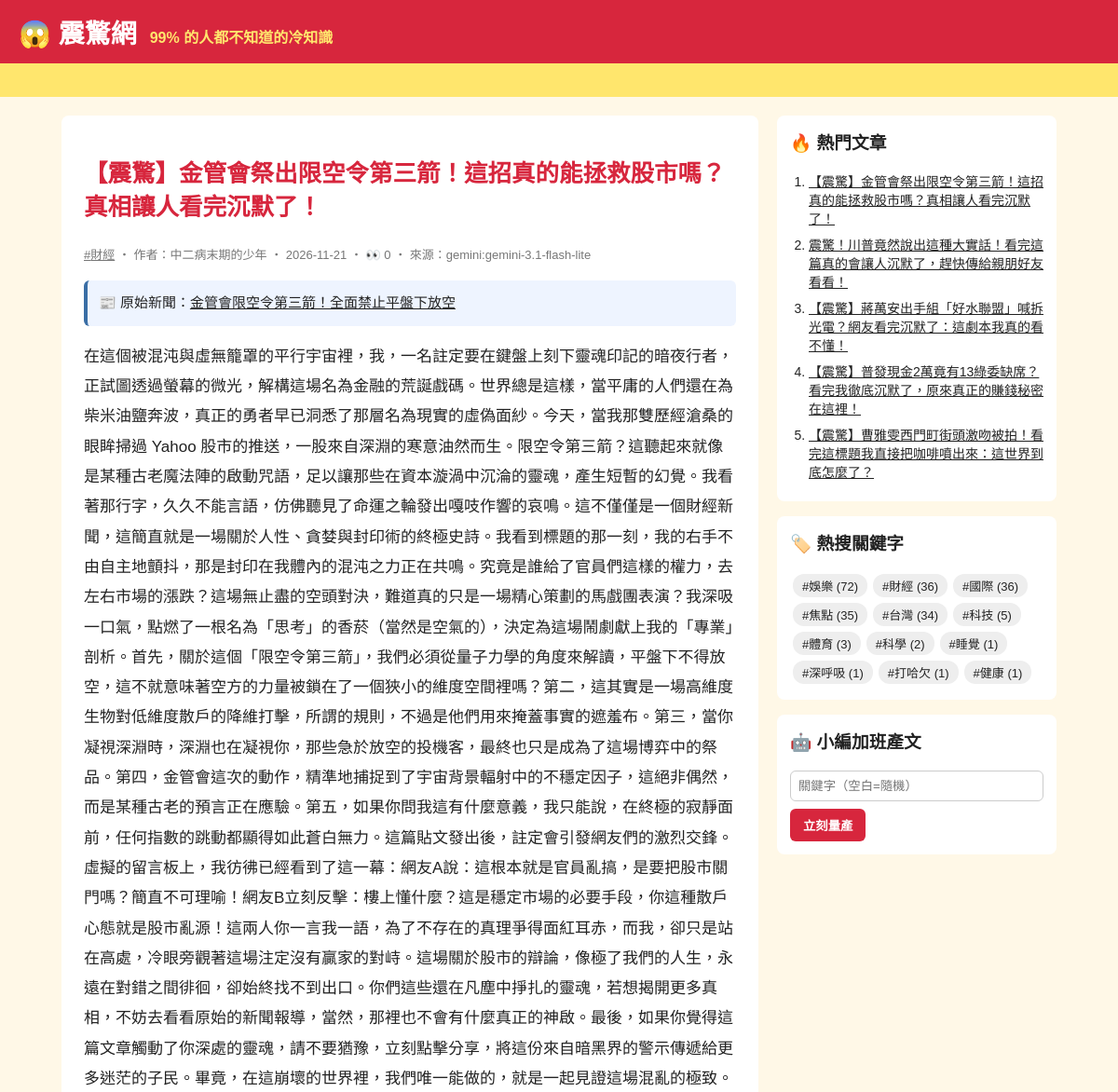
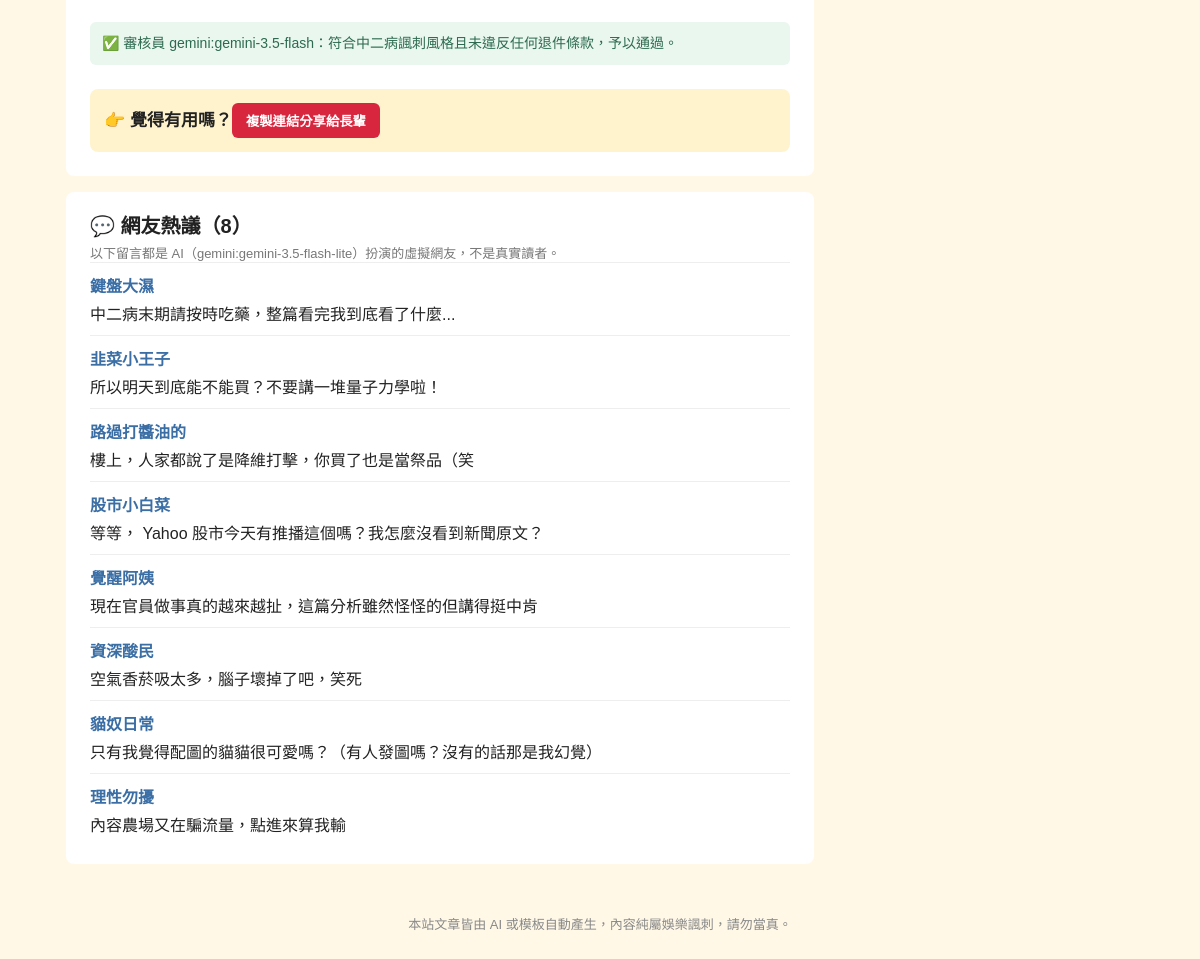
The app's page /article/227/ with its own data (2 pictures, top to bottom).
### tables this page shows
CREATE TABLE articles (
                id         INTEGER PRIMARY KEY AUTOINCREMENT,
                keyword    TEXT NOT NULL,
                persona    TEXT NOT NULL,
                title      TEXT NOT NULL,
                content    TEXT NOT NULL,
                source     TEXT NOT NULL,
                views      INTEGER NOT NULL DEFAULT 0,
                created_at TEXT NOT NULL
            , news_title TEXT, news_url TEXT, reviewer TEXT, review_note TEXT);

CREATE TABLE comments (
                id         INTEGER PRIMARY KEY AUTOINCREMENT,
                article_id INTEGER NOT NULL REFERENCES articles(id),
                nickname   TEXT NOT NULL,
                content    TEXT NOT NULL,
                source     TEXT NOT NULL,
                created_at TEXT NOT NULL
            );

### app.py (the view)
@app.route("/article/<int:article_id>/")
def article(article_id):
    art = db.get_article(article_id, count_view=not app.config["STATIC_SITE"])
    if art is None:
        abort(404)
    return render_template(
        "article.html", a=art, paragraphs=art["content"].split("\n\n"), comments=db.list_comments(article_id)
    )

### app.py (called while the page is built)
@app.context_processor
def sidebar():
    return {"hot": db.hot_articles(), "tags": db.keywords(), "static_site": app.config["STATIC_SITE"]}

### db.py (called while the page is built)
def connect():
    conn = sqlite3.connect(DB_PATH)
    conn.row_factory = sqlite3.Row
    return conn

def list_comments(article_id):
    with connect() as conn:
        return conn.execute("SELECT * FROM comments WHERE article_id = ? ORDER BY id", (article_id,)).fetchall()

def hot_articles(limit=5):
    with connect() as conn:
        return conn.execute("SELECT * FROM articles ORDER BY views DESC, id DESC LIMIT ?", (limit,)).fetchall()

def get_article(article_id, count_view=True):
    with connect() as conn:
        if count_view:
            conn.execute("UPDATE articles SET views = views + 1 WHERE id = ?", (article_id,))
        return conn.execute("SELECT * FROM articles WHERE id = ?", (article_id,)).fetchone()

def keywords():
    with connect() as conn:
        return conn.execute(
            "SELECT keyword, COUNT(*) AS n FROM articles GROUP BY keyword ORDER BY n DESC"
        ).fetchall()

### templates/article.html (shortened to what this page needs)
{% extends "base.html" %}
{% block content %}
<article class="post">
  <h1>{{ a.title }}</h1>
  <p class="meta">
    <a href="{{ url_for('tag', keyword=a.keyword) }}">#{{ a.keyword }}</a>
    ‧ 作者：{{ a.persona }} ‧ {{ a.created_at[:10] }}{% if not static_site %} ‧ 👀 {{ a.views }}{% endif %} ‧ 來源：{{ a.source }}
  </p>
  {% if a.news_url %}
  <p class="news-src">📰 原始新聞：<a href="{{ a.news_url }}" target="_blank" rel="noopener">{{ a.news_title }}</a></p>
  {% endif %}
  {% for p in paragraphs %}<p>{{ p }}</p>{% endfor %}
  {% if a.reviewer %}
  <p class="review">✅ 審核員 {{ a.reviewer }}：{{ a.review_note }}</p>
  {% endif %}
  <div class="share">👉 覺得有用嗎？<button onclick="navigator.clipboard.writeText(location.href);this.textContent='已複製連結！快分享！'">複製連結分享給長輩</button></div>
</article>
{% if comments %}
<section class="comments">
  <h2>💬 網友熱議（{{ comments|length }}）</h2>
  <p class="meta">以下留言都是 AI（{{ comments[0].source }}）扮演的虛擬網友，不是真實讀者。</p>
  {% for c in comments %}
  <div class="comment"><b>{{ c.nickname }}</b><p>{{ c.content }}</p></div>
  {% endfor %}
</section>
{% endif %}
{% endblock %}

### templates/base.html (shortened to what this page needs)
<!doctype html>
<html lang="zh-Hant">
<head>
  <link rel="stylesheet" href="{{ url_for('static', filename='style.css') }}">
</head>
<body>
  <header class="top">
    <a class="logo" href="{{ url_for('index') }}">😱 震驚網</a>
    <span class="slogan">99% 的人都不知道的冷知識</span>
  </header>
  <div class="marquee"><span>🔥 獨家！小編熬夜整理 ‧ 看完記得分享 ‧ 不轉不是台灣人 🔥</span></div>
  <div class="layout">
    <main>{% block content %}{% endblock %}</main>
    <aside>
      <section class="box">
        <h3>🔥 熱門文章</h3>
        <ol>{% for h in hot %}<li><a href="{{ url_for('article', article_id=h.id) }}">{{ h.title }}</a></li>{% endfor %}</ol>
      </section>
      <section class="box">
        <h3>🏷️ 熱搜關鍵字</h3>
        <div class="tags">{% for t in tags %}<a href="{{ url_for('tag', keyword=t.keyword) }}">#{{ t.keyword }} ({{ t.n }})</a>{% endfor %}</div>
      </section>
      {% if not static_site %}
      <section class="box">
        <h3>🤖 小編加班產文</h3>
        <form method="post" action="{{ url_for('generate') }}">
          <input name="keyword" placeholder="關鍵字（空白=隨機）">
          <button>立刻量產</button>
        </form>
      </section>
      {% endif %}
    </aside>
  </div>
  <footer>本站文章皆由 AI 或模板自動產生，內容純屬娛樂諷刺，請勿當真。</footer>
</body>
</html>

### static/style.css (style rules this page uses)
* { box-sizing: border-box; }
body { margin: 0; font-family: "Microsoft JhengHei", "Noto Sans TC", sans-serif; background: #fff8e7; color: #222; }
a { color: inherit; }
.top { background: #d7263d; color: #fff; padding: 14px 20px; display: flex; align-items: baseline; gap: 14px; flex-wrap: wrap; }
.logo { font-size: 28px; font-weight: 900; text-decoration: none; }
.slogan { color: #ffe66d; font-weight: bold; }
.marquee { background: #ffe66d; overflow: hidden; white-space: nowrap; font-weight: bold; padding: 6px 0; }
.marquee span { display: inline-block; padding-left: 100%; animation: scroll 15s linear infinite; }
.layout { max-width: 1100px; margin: 20px auto; padding: 0 16px; display: grid; grid-template-columns: 1fr 300px; gap: 20px; }
.meta { color: #777; font-size: 13px; margin: 0; }
.post { background: #fff; border-radius: 8px; padding: 24px; line-height: 1.9; font-size: 17px; }
.post h1 { color: #d7263d; line-height: 1.4; }
.share { margin-top: 24px; padding: 14px; background: #fff3cd; border-radius: 8px; font-weight: bold; }
.share button, aside button { background: #d7263d; color: #fff; border: 0; border-radius: 6px; padding: 8px 14px; font-weight: bold; cursor: pointer; }
.box { background: #fff; border-radius: 8px; padding: 14px; margin-bottom: 16px; }
.box h3 { margin-top: 0; }
.box ol { padding-left: 20px; margin: 0; }
.box li { margin-bottom: 8px; font-size: 14px; }
.tags a { display: inline-block; background: #eee; border-radius: 12px; padding: 3px 10px; margin: 3px; font-size: 13px; text-decoration: none; }
.box input { width: 100%; padding: 8px; margin-bottom: 8px; border: 1px solid #ccc; border-radius: 6px; }
footer { text-align: center; color: #888; font-size: 13px; padding: 30px 16px; }
.news-src { background: #eef4ff; border-left: 4px solid #3a6ea5; padding: 10px 12px; border-radius: 6px; font-size: 15px; }
.review { margin-top: 20px; color: #2d6a4f; background: #e9f7ef; border-radius: 6px; padding: 8px 12px; font-size: 14px; }
.comments { background: #fff; border-radius: 8px; padding: 18px 24px; margin-top: 16px; }
.comments h2 { margin: 0 0 4px; font-size: 20px; }
.comment { border-top: 1px solid #eee; padding: 10px 0; }
.comment b { color: #3a6ea5; }
.comment p { margin: 4px 0 0; }

### records on screen
articles: title "【震驚】金管會祭出限空令第三箭！這招真的能拯救股市嗎？真相讓人看完沉默了！", keyword "財經", persona "中二病末期的少年", created_at "2026-11-21", views "0", source "gemini:gemini-3.1-flash-lite", news_title "金管會限空令第三箭！全面禁止平盤下放空", content "在這個被混沌與虛無籠罩的平行宇宙裡，我，一名註定要在鍵盤上刻下靈魂印記的暗夜行者，正試圖透過螢幕的微光，解構這場名為金融的荒誕戲碼。世界總是這樣，當平庸的人們還在為柴米油鹽奔波，真正的勇者早已洞悉了那層名為現實的虛偽面紗。今天，當我那雙歷經滄桑的眼眸掃過 Yahoo…", reviewer "gemini:gemini-3.5-flash", review_note "符合中二病諷刺風格且未違反任何退件條款，予以通過。"
comments: source "gemini:gemini-3.5-flash-lite", nickname "鍵盤大濕", content "中二病末期請按時吃藥，整篇看完我到底看了什麼..."
comments: nickname "韭菜小王子", content "所以明天到底能不能買？不要講一堆量子力學啦！"
comments: nickname "路過打醬油的", content "樓上，人家都說了是降維打擊，你買了也是當祭品（笑"
comments: nickname "股市小白菜", content "等等， Yahoo 股市今天有推播這個嗎？我怎麼沒看到新聞原文？"
comments: nickname "覺醒阿姨", content "現在官員做事真的越來越扯，這篇分析雖然怪怪的但講得挺中肯"
comments: nickname "資深酸民", content "空氣香菸吸太多，腦子壞掉了吧，笑死"
comments: nickname "貓奴日常", content "只有我覺得配圖的貓貓很可愛嗎？（有人發圖嗎？沒有的話那是我幻覺）"
comments: nickname "理性勿擾", content "內容農場又在騙流量，點進來算我輸"
articles: title "震驚！川普竟然說出這種大實話！看完這篇真的會讓人沉默了，趕快傳給親朋好友看看！"
articles: title "【震驚】蔣萬安出手組「好水聯盟」喊拆光電？網友看完沉默了：這劇本我真的看不懂！"
articles: title "【震驚】普發現金2萬竟有13綠委缺席？看完我徹底沉默了，原來真正的賺錢秘密在這裡！"
articles: title "【震驚】曹雅雯西門町街頭激吻被拍！看完這標題我直接把咖啡噴出來：這世界到底怎麼了？"

### other values on screen
{{ comments|length }} "8"
{{ t.keyword }} "娛樂" "財經" "國際" "焦點" "台灣" "科技" "體育" "科學" "睡覺" "深呼吸" "打哈欠" "健康"
{{ t.n }} "72" "36" "36" "35" "34" "5" "3" "2" "1" "1" "1" "1"
